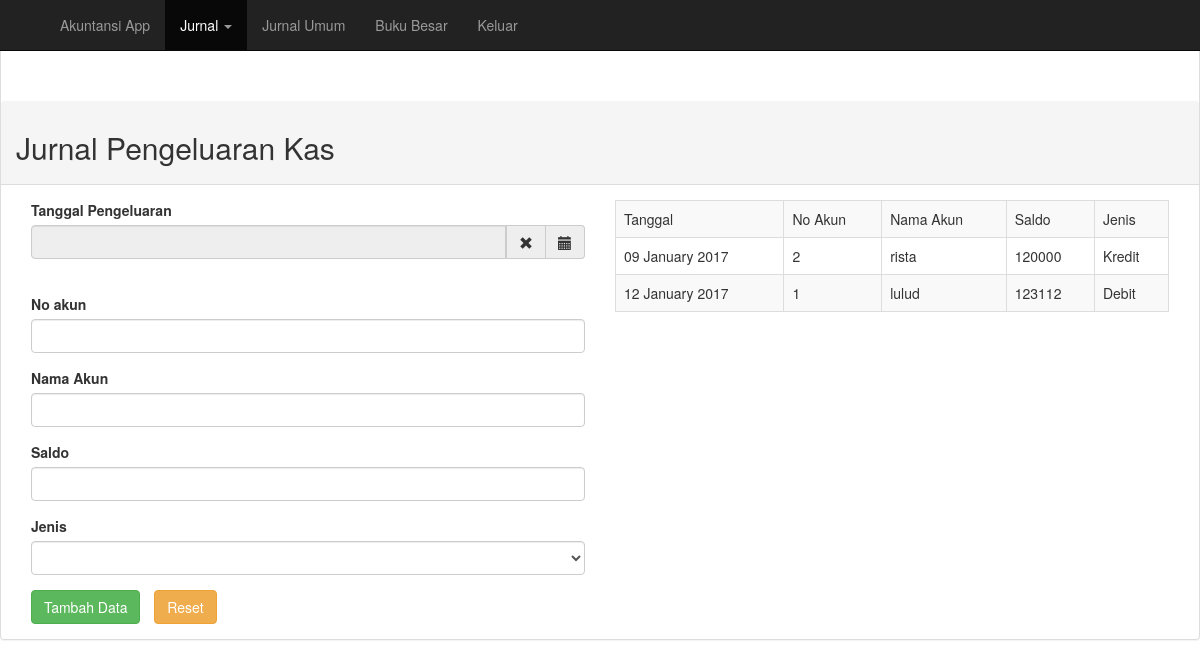
/jurnalpengeluaran.php (signed in), run on the app's committed database.
### tables this page shows
CREATE TABLE `jurnal_pengeluaran_kas` (
  `id` int(11) NOT NULL,
  `tgl_pengeluaran` varchar(20) NOT NULL,
  `no_akun` int(10) NOT NULL,
  `nama_akun` varchar(40) NOT NULL,
  `saldo` int(10) NOT NULL,
  `jenis` varchar(10) NOT NULL
);

### jurnalpengeluaran.php (the view, shortened to what this page needs)
<?php
    include "koneksi.php";
    if (@$_SESSION['admin'] || @$_SESSION['accounting']) {
 ?>
<!DOCTYPE html>
<html>
<head>
    <link rel="stylesheet" href="./bootstrap/css/bootstrap.min.css">
    <link rel="stylesheet" href="./css/bootstrap-datetimepicker.min.css">
</head>
<body>
    <div class="navbar navbar-inverse navbar-fixed-top" role="navigation">
    <div class="container">
            <div class="navbar-collapse collapse">
                <ul class="nav navbar-nav">
                    <li class="dropdown">
                        <a href="index.php" class="dropdown" data-toggle="dropdown">Akuntansi App</a>
                    </li>
                    <li class="dropdown active">
                        <a href="#" class="dropdown-toggle" data-toggle="dropdown">Jurnal <span class="caret"></span></a>
                    </li>
                    <li class="">
                        <a href="jurnalUmum.php" class="dropdown-toggle">Jurnal Umum </a>
                    </li>
                    <li class="">
                        <a href="bukuBesar.php" class="dropdown-toggle">Buku Besar </a>
                    </li>
                     <li class="">
                        <a href="logout.php" class="dropdown-toggle">Keluar </a>
                    </li>
                </ul>
            </div>
    </div>
</div>
    <div class="panel panel-default" style="padding-top: 100px">
        <div class="panel-heading">
            <h2>Jurnal Pengeluaran Kas</h2>
        </div>
        <div class="panel-body">
        <div class="col-md-6">
            <div class="form-group">
            <form action="proses.php" method="POST" accept-charset="utf-8">
                <label for="dtp_input2" class="control-label">Tanggal Pengeluaran</label>
                <div class="input-group date form_date" data-date="" data-date-format="dd MM yyyy" data-link-field="dtp_input2" data-link-format="yyyy-mm-dd">
                    <input class="form-control" name="tanggal" type="text" value="" readonly>
                    <span class="input-group-addon"><span class="glyphicon glyphicon-remove"></span></span>
                    <span class="input-group-addon"><span class="glyphicon glyphicon-calendar"></span></span>
                </div>
                <input type="hidden" id="dtp_input2" value="" /><br/>
            </div>
            <div class="form-group">
              <label for="nbr">No akun </label>
              <input type="number" name="nomor" class="form-control" id="nbr">
            </div>
            <div class="form-group">
              <label for="usr">Nama Akun</label>
              <input type="text" name="akun_user" class="form-control" id="usr">
            </div>
            <div class="form-group">
              <label for="number_saldo">Saldo </label>
              <input type="number" name="saldo" class="form-control" id="number_saldo">
            </div>
            <div class="form-group">
              <label for="jenis_debt">Jenis </label>
                    <select name="jenis_debt" class="form-control" id="sel1">
                    <option></option>
                    <option>Debit</option>
                </select>
            </div>
            <input type="submit" name="tambah_pengeluaran" value="Tambah Data" class="btn btn-success">
            <input style="margin-left: 10px" type="reset" value="Reset" class="btn btn-warning">
        </div>
         <div class="col-md-6">
               <table class = "table table-bordered table-striped">
        <tr>
        <td>Tanggal</td>
        <td>No Akun</td>
        <td>Nama Akun</td>
        <td>Saldo</td>
        <td>Jenis</td>
        </tr>
        <?php
        $sql = mysqli_query($koneksi, "SELECT * FROM jurnal_pengeluaran_kas ORDER BY tgl_pengeluaran ASC") or die(mysqli_error());
        while ($data = mysqli_fetch_array($sql)){
            echo "
                    <tr>
                    <td>$data[tgl_pengeluaran]</td>
                    <td>$data[no_akun]</td>
                    <td>$data[nama_akun]</td>
                    <td>$data[saldo]</td>
                    <td>$data[jenis]</td>
                    </tr>";
                    };
                    ?>
                    </table>
        </div>
    </div>
</body>
</html>
<?php
}else{
        header("location:index.php");
}
?>

### data on the page
jurnal_pengeluaran_kas: tgl_pengeluaran "09 January 2017", no_akun "2", nama_akun "rista", saldo "120000", jenis "Kredit"
jurnal_pengeluaran_kas: tgl_pengeluaran "12 January 2017", no_akun "1", nama_akun "lulud", saldo "123112", jenis "Debit"
